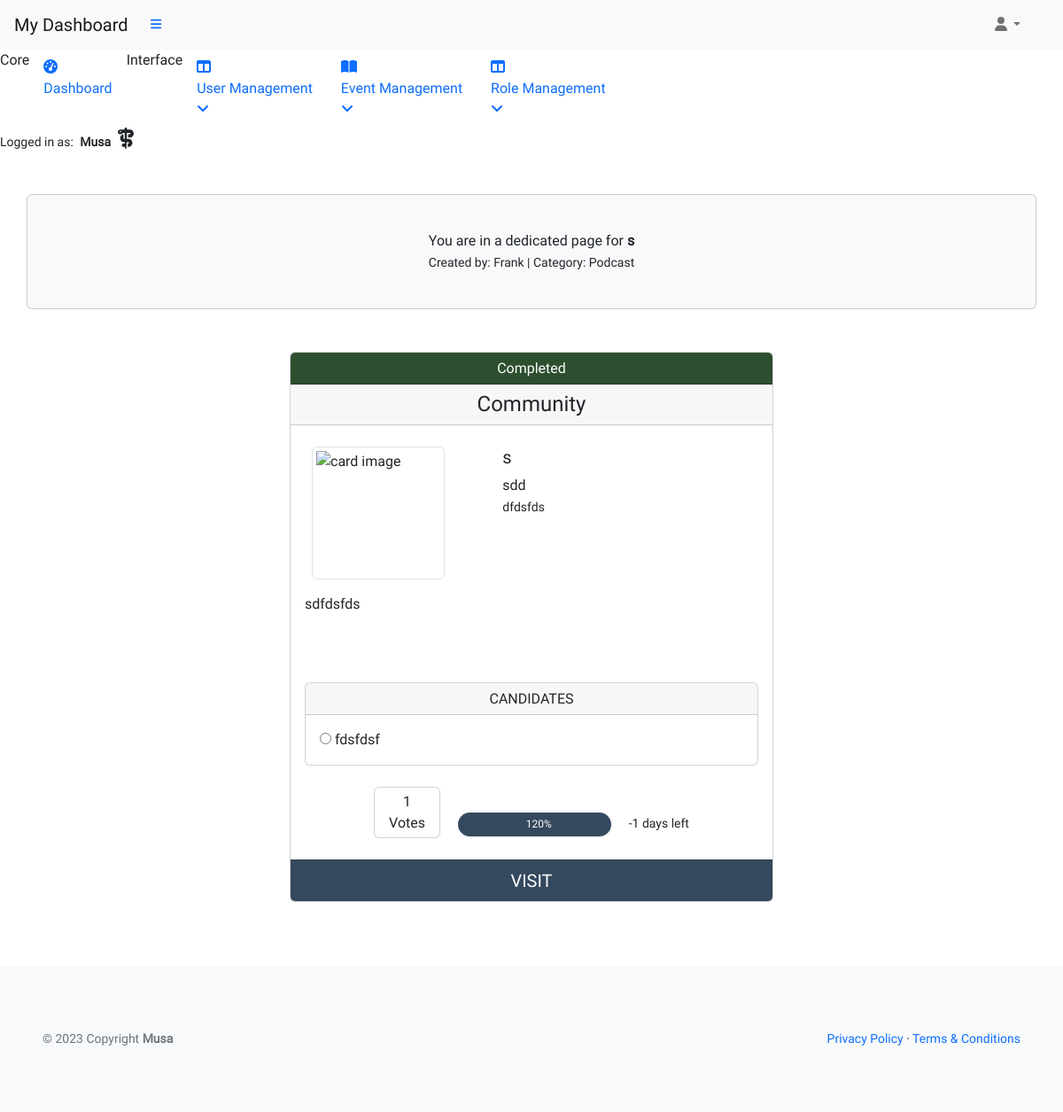
Page /office/single/card/s/ (signed in) on the committed database.
### musa/models.py (models this page shows)
class UserProfile(AbstractUser):
    verified = models.BooleanField(default=False)
    role = models.IntegerField(choices=ROLES, default=0)
    user_card = models.ManyToManyField(
        'vote_management.VoteCard', through='vote_management.VoteRecord', related_name='user_cards')
    class Meta:
        ordering = ['username']
    def __str__(self):
        return self.username

### vote_management/models.py (models this page shows, shortened)
class VoteCard(models.Model):
    title = models.CharField(max_length=20, unique=True)
    slug = models.SlugField(max_length=200, unique=True)
    author = models.ForeignKey(
        'musa.UserProfile', on_delete=models.CASCADE, related_name="card_author")
    category = models.ForeignKey(
        Category, on_delete=models.CASCADE, related_name="categories")
    mission = models.CharField(max_length=20)
    location = models.CharField(max_length=20)
    description = models.TextField(max_length=258)
    expire = models.DateField()
    event_image = CloudinaryField('image', default='placeholder')
    vote_record = models.ManyToManyField('musa.UserProfile', through='VoteRecord',
                                         related_name='user_votes', blank=True)
    candidates = models.ManyToManyField('ElectedPerson', related_name='vote_cards',
                                        blank=True)
    status = models.IntegerField(choices=STATUS, default=0)
    excerpt = models.TextField(blank=True)
    type = models.IntegerField(choices=CARD_TYPE, default=0)
    created_on = models.DateField(auto_now_add=True)
    class Meta:
        ordering = ['-created_on']
    def number_of_votes(self):
        return self.vote_record.count()

class Category(models.Model):
    category_name = models.CharField(max_length=50, unique=True)
    class Meta:
        ordering = ['category_name']
        verbose_name_plural = "Categories"
    def __str__(self):
        return self.category_name

class ElectedPerson(models.Model):
    name = models.CharField(max_length=80, unique=True)
    is_elected = models.BooleanField(default=False)
    vote_card = models.ForeignKey(
        VoteCard, on_delete=models.CASCADE, related_name="vote_candidate", blank=True)
    class Meta:
        ordering = ['name']

### vote_management/views.py (the view)
# urls.py: path('office/single/card/<slug:slug>/', AdminSingleView.as_view(),
class AdminSingleView(AdminRequiredMixin, View):
    template_name = 'backend/admin-dashboard/single_card_admin.html'
    def get(self, request, slug, *args, **kwargs):
        queryset = VoteCard.objects.order_by('-created_on')
        event = get_object_or_404(queryset, slug=slug)
        candidates = event.candidates.all()
        now = timezone.now().date()
        total_duration = 0.01 + \
            (event.expire - event.created_on).days
        elapsed_time = (now - event.created_on).days
        event.progress = format(
            (elapsed_time / total_duration) * 100, '.0f')
        event.time_left = format(
            total_duration - elapsed_time, '.0f')
        return render(request, "single_card_admin.html",
                      {
                          "event": event,
                          "candidates": candidates,
                          "user_authenticated": request.user.is_authenticated
                      })

### admin_profile/views.py (called while the page is built)
    def test_func(self):
        user_profile = self.request.user
        return user_profile and user_profile.role == 2

### templates/backend/admin-dashboard/single_card_admin.html (shortened to what this page needs)
{% extends "backend/admin-dashboard/base.html" %}
{% block content %}
<div class="container px-4 px-lg-0 mt-5">
    <div class="card bg-light my-5 py-4 text-center">
        <div class="card-body">
            <p class="m-0">You are in a dedicated page for <strong>{{ event.title }}
                </strong>
            </p>
            <small>Created by: {{ event.author }} | Category: {{ event.category }}</small>
        </div>
    </div>
    <div class="row gx-4 gx-lg-5 justify-content-center">
        <div class="col-md-6 mb-5">
            <div class="card h-100">
                {% if event.status == 1 or event.status == 3 %}
                <div class="card-header card-header-green text-center h6">{{ event.get_status_display }}</div>
                {% elif event.status == 2%}
                <div class="card-header bg-danger text-center text-white h6">{{ event.get_status_display }}</div>
                {% else %}
                <div class="card-header bg-warning text-center text-white h6">{{ event.get_status_display }}</div>
                {% endif %}
                <div class="card-header text-center h4">{{ event.get_type_display}}</div>
                <div class="card-body card-body-height pb-0">
                    <div class="row mt-2">
                        <div class="col-5 d-inline-block">
                            {% if "placeholder" in event.event_image.url %}
                            <img src="https://codeinstitute.s3.amazonaws.com/fullstack/blog/default.jpg"
                                alt="code institute" class="img-fluid img-thumbnail rounded float-start mx-2"
                                width="200" height="200">
                            {% else %}
                            <img src="{{ event.event_image.url }}" alt="card image"
                                class="img-fluid img-thumbnail rounded float-start mx-2" width="150" height="150">
                            {% endif %}
                        </div>
                        <div class="col-7 d-inline-block">
                            <span class="">
                                <h5 class="card-title">{{ event.title }}</h5>
                                <p class="mission my-0 fs-6"> {{ event.mission }}</p>
                                <small class="location my-0"> {{ event.location }}</small>
                            </span>
                        </div>
                    </div>
                    <div id="description-single" class="row mt-3">
                        <div class="col">
                            <p class="my-0">
                                {{ event.description|safe }}
                            </p>
                        </div>
                    </div>
                    <div class="row">
                        <div class="col">
                            <div class="card">
                                <div class="card-header">
                                    <h6 class="text-center mb-0">CANDIDATES</h6>
                                </div>
                                {% if user_authenticated %}
                                <div class="card-body">
                                    {% for candidate in event.vote_candidate.all %}
                                    <label>
                                        <input type="radio" name="elected_person" value="{{ candidate.id }}">
                                        {{ candidate.name }}
                                    </label><br>
                                    {% endfor %}
                                    {% endif %}
                                </div>
                            </div>
                        </div>
                        <div class="text-center my-4">
                            <span class="card d-inline-block">
                                <div class="card-body py-1 px-3 text-center">
                                    <span class="card-text">{{ event.number_of_votes }}<br> Votes</span>
                                </div>
                            </span>
                            <span class="d-inline-block px-3 progress-container">
                                <div class="progress">
                                    <div class="progress-bar" role="progressbar" style="width: {{ event.progress }}%"
                                        aria-valuenow="{{ event.progress }}" aria-valuemin="0" aria-valuemax="100">
                                        <span style="padding-left: 10px;">{{ event.progress }}%</span>
                                    </div>
                                </div>
                            </span>
                            <small>{{ event.time_left }} days left</small>
                        </div>
                    </div>
                </div>
                <a href="{% url 'card_single' event.slug %}" class="card-footer text-center fs-5">VISIT</a>
            </div>
        </div>
    </div>
</div>
{% endblock content %}

### templates/backend/admin-dashboard/base.html (shortened to what this page needs)
{% load static %}
{% now "Y-m-d" as current_date %}
{% now "Y" as copyright %}
<!DOCTYPE html>
<html lang="en">
<head>
    <link href="https://cdn.jsdelivr.net/npm/simple-datatables@7.1.2/dist/style.min.css" rel="stylesheet" />
    <link href="{% static 'admin/vendor/css/styles.css' %}" rel="stylesheet" />
    <link rel="stylesheet" href="{% static 'custom/css/style.css' %}">
</head>
<body class="sb-nav-fixed">
    <nav class="sb-topnav navbar navbar-expand navbar-light bg-light">
        <a class="navbar-brand ps-3" href="{% url 'admin_dashboard' %}">My Dashboard</a>
        <button class="btn btn-link btn-sm order-1 order-lg-0 me-4 me-lg-0" id="sidebarToggle" href="#!"><i
                class="fas fa-bars"></i></button>
        <div class="d-md-inline-block form-inline ms-auto me-0 me-md-3 my-2 my-md-0">
            <ul class="navbar-nav ms-auto ms-md-0 me-3 me-lg-4">
                <li class="nav-item dropdown">
                    <a class="nav-link dropdown-toggle" id="navbarDropdown" href="#" role="button"
                        data-bs-toggle="dropdown" aria-expanded="false"><i class="fas fa-user fa-fw"></i></a>
                </li>
            </ul>
        </div>
    </nav>
    <div id="layoutSidenav">
        <div id="layoutSidenav_nav">
            <nav class="sb-sidenav accordion sb-sidenav-light" id="sidenavAccordion">
                <div class="sb-sidenav-menu">
                    <div class="nav">
                        <div class="sb-sidenav-menu-heading">Core</div>
                        <a class="nav-link" href="{% url 'admin_dashboard' %}">
                            <div class="sb-nav-link-icon"><i class="fas fa-tachometer-alt"></i></div>
                            Dashboard
                        </a>
                        <div class="sb-sidenav-menu-heading">Interface</div>
                        <a class="nav-link collapsed" href="#" data-bs-toggle="collapse"
                            data-bs-target="#collapseLayouts" aria-expanded="false" aria-controls="collapseLayouts">
                            <div class="sb-nav-link-icon"><i class="fas fa-columns"></i></div>
                            User Management
                            <div class="sb-sidenav-collapse-arrow"><i class="fas fa-angle-down"></i></div>
                        </a>
                        <a class="nav-link collapsed" href="#" data-bs-toggle="collapse" data-bs-target="#collapsePages"
                            aria-expanded="false" aria-controls="collapsePages">
                            <div class="sb-nav-link-icon"><i class="fas fa-book-open"></i></div>
                            Event Management
                            <div class="sb-sidenav-collapse-arrow"><i class="fas fa-angle-down"></i></div>
                        </a>
                        <a class="nav-link collapsed" href="#" data-bs-toggle="collapse" data-bs-target="#collapseRoles"
                            aria-expanded="false" aria-controls="collapseRoles">
                            <div class="sb-nav-link-icon"><i class="fas fa-columns"></i></div>
                            Role Management
                            <div class="sb-sidenav-collapse-arrow"><i class="fas fa-angle-down"></i></div>
                        </a>
                    </div>
                </div>
                <div class="sb-sidenav-footer">
                    <div class="small">Logged in as:
                        <span class="px-1"><strong>{{ request.user.username }}
                                {% if request.user.role == 2 %}
                                <i class="fa-solid fa-staff-snake px-1 fs-4 text"></i>
                                {% endif %}
                            </strong>
                        </span>
                    </div>
                </div>
            </nav>
        </div>
        {% block content %}
        {% endblock content %}
    </div>
    <footer class="py-4 bg-light mt-4">
        <div class="container-fluid p-5">
            <div class="d-flex align-items-center justify-content-between small">
                <div class="text-muted">        © {{ copyright }} Copyright
                    <a class="text-reset fw-bold" href="https://github.com/plexoio/musa">Musa</a></div>
                <div>
                    <a href="#">Privacy Policy</a>
                    &middot;
                    <a href="#">Terms &amp; Conditions</a>
                </div>
            </div>
        </div>
    </footer>
</body>
</html>

### static/custom/css/style.css (style rules this page uses)
* { font-family: 'Roboto', Fairplay, sans-serif; }
a { text-decoration: none; }
.card-body-height { min-height: 300px; }
#description-single { min-height: 100px; text-align: justify; }
.card-footer { background-color: #34495e; color: white; text-decoration: none; transition: 0.3s; }
.progress { height: 27px; border-radius: 15px; }
.progress-bar { background-color: #34495E; }
.progress-container { width: 40%; }
.card-header-green { background-color: #2D4F2F; color: white; }
input { border: none; }

### rows in the picture
UserProfile: user.username "Musa"
VoteCard: title "s", author "Frank", category "Podcast", status "Completed", type "Community", mission "sdd", location "dfdsfds", description "sdfdsfds", number_of_votes "1", progress "120", time_left "-1"
ElectedPerson: name "fdsfdsf"

### other values in the picture
{{ copyright }} "2023"
